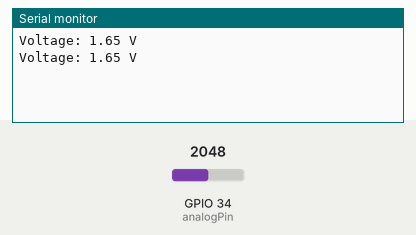
This sketch was run on a simulated ESP32. Shown: the last lines printed to the serial monitor. Inputs (shaded band) come from the test bench; at power-on: GPIO 34 (analogPin) = 2048.

Above: at 2.2 s.
2.3 s: GPIO 34 (analogPin) set to 2866
At 3.4 s:
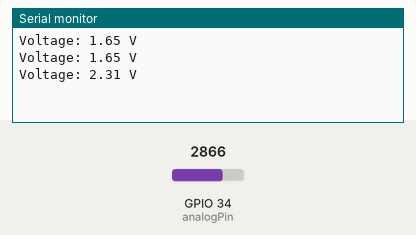
3.8 s: GPIO 34 (analogPin) set to 3603
At 4.8 s:
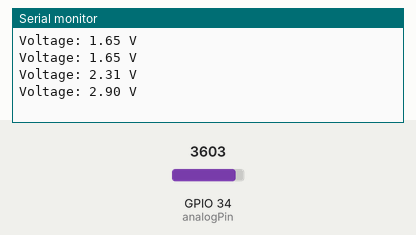
Timing chart, 0 to 6.8 s (numbered marks = the images above; inputs shaded):
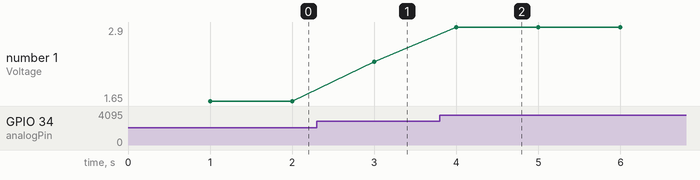

Measured:
- after the input at 2.3 s, the serial monitor: prints a new line after 0.70 s (image 1)
- after the input at 3.8 s, the serial monitor: prints a new line after 0.20 s (image 2)
- plotted number 1: 1.65 → 2.31 after the input at 2.3 s, 2.31 → 2.9 after the input at 3.8 s

The sketch:

solar.ino
```cpp
const int analogPin = 34; // ADC1_CH6
float voltage = 0.0;

void setup() {
  Serial.begin(115200);
  delay(1000); // Allow time for serial monitor to open
}

void loop() {
  int analogValue = analogRead(analogPin);

  // Convert analog value (0-4095) to voltage (0-3.3V)
  voltage = (analogValue / 4095.0) * 3.3;

  Serial.print("Voltage: ");
  Serial.print(voltage);
  Serial.println(" V");

  delay(1000);
}
```
